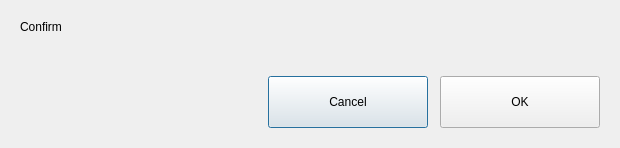
<?xml version="1.0" encoding="UTF-8"?>
<ui version="4.0">
 <class>ConfirmDialog</class>
 <widget class="QDialog" name="ConfirmDialog">
  <property name="windowTitle"><string>Confirm</string></property>
  <property name="modal"><bool>true</bool></property>
  <property name="minimumSize"><size><width>620</width><height>0</height></size></property>
  <layout class="QVBoxLayout" name="confirmLayout">
   <property name="leftMargin"><number>20</number></property>
   <property name="topMargin"><number>20</number></property>
   <property name="rightMargin"><number>20</number></property>
   <property name="bottomMargin"><number>20</number></property>
   <property name="spacing"><number>14</number></property>
   <item>
    <widget class="QLabel" name="confirmTitle">
     <property name="text"><string>Confirm</string></property>
     <property name="sub" stdset="0"><bool>true</bool></property>
    </widget>
   </item>
   <item>
    <widget class="QLabel" name="confirmQuestion">
     <property name="wordWrap"><bool>true</bool></property>
    </widget>
   </item>
   <item>
    <layout class="QHBoxLayout" name="confirmButtons">
     <property name="spacing"><number>12</number></property>
     <item>
      <spacer name="confirmSpacer">
       <property name="orientation"><enum>Qt::Horizontal</enum></property>
       <property name="sizeHint" stdset="0"><size><width>40</width><height>20</height></size></property>
      </spacer>
     </item>
     <item>
      <widget class="QPushButton" name="confirmCancelButton">
       <property name="text"><string>Cancel</string></property>
       <property name="minimumSize"><size><width>160</width><height>52</height></size></property>
      </widget>
     </item>
     <item>
      <widget class="QPushButton" name="confirmOkButton">
       <property name="text"><string>OK</string></property>
       <property name="minimumSize"><size><width>160</width><height>52</height></size></property>
      </widget>
     </item>
    </layout>
   </item>
  </layout>
 </widget>
 <resources/>
 <connections/>
</ui>
